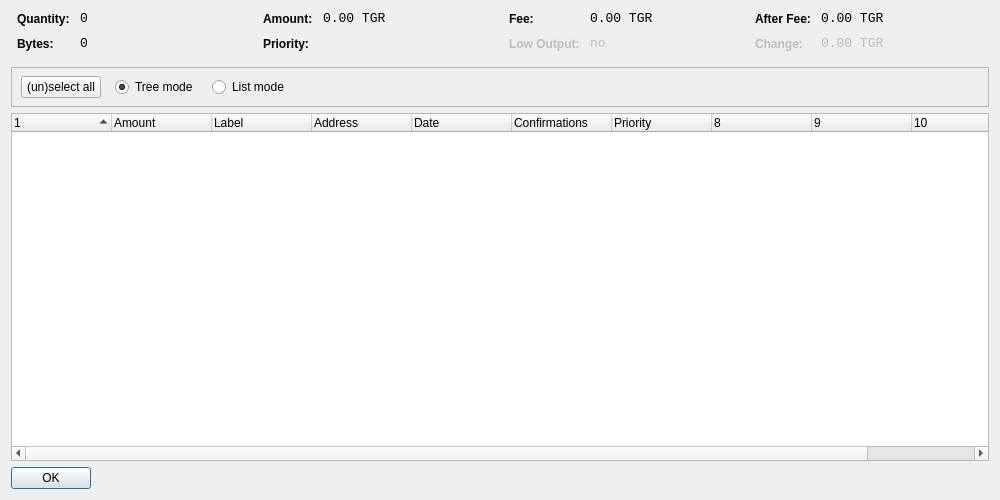
<?xml version="1.0" encoding="UTF-8"?>
<ui version="4.0">
 <class>CoinControlDialog</class>
 <widget class="QDialog" name="CoinControlDialog">
  <property name="geometry">
   <rect>
    <x>0</x>
    <y>0</y>
    <width>1000</width>
    <height>500</height>
   </rect>
  </property>
  <property name="windowTitle">
   <string>Coin Control</string>
  </property>
  <layout class="QVBoxLayout" name="verticalLayout">
   <item>
    <layout class="QHBoxLayout" name="horizontalLayoutTop" stretch="0,0,0,0">
     <property name="topMargin">
      <number>0</number>
     </property>
     <property name="bottomMargin">
      <number>10</number>
     </property>
     <item>
      <layout class="QFormLayout" name="formLayoutCoinControl1">
       <property name="horizontalSpacing">
        <number>10</number>
       </property>
       <property name="verticalSpacing">
        <number>10</number>
       </property>
       <property name="leftMargin">
        <number>6</number>
       </property>
       <property name="rightMargin">
        <number>6</number>
       </property>
       <item row="0" column="0">
        <widget class="QLabel" name="labelCoinControlQuantityText">
         <property name="styleSheet">
          <string notr="true">font-weight:bold;</string>
         </property>
         <property name="text">
          <string>Quantity:</string>
         </property>
        </widget>
       </item>
       <item row="0" column="1">
        <widget class="QLabel" name="labelCoinControlQuantity">
         <property name="font">
          <font>
           <family>Monospace</family>
           <pointsize>10</pointsize>
          </font>
         </property>
         <property name="cursor">
          <cursorShape>IBeamCursor</cursorShape>
         </property>
         <property name="contextMenuPolicy">
          <enum>Qt::ActionsContextMenu</enum>
         </property>
         <property name="text">
          <string notr="true">0</string>
         </property>
         <property name="textInteractionFlags">
          <set>Qt::LinksAccessibleByMouse|Qt::TextSelectableByKeyboard|Qt::TextSelectableByMouse</set>
         </property>
        </widget>
       </item>
       <item row="1" column="0">
        <widget class="QLabel" name="labelCoinControlBytesText">
         <property name="styleSheet">
          <string notr="true">font-weight:bold;</string>
         </property>
         <property name="text">
          <string>Bytes:</string>
         </property>
        </widget>
       </item>
       <item row="1" column="1">
        <widget class="QLabel" name="labelCoinControlBytes">
         <property name="font">
          <font>
           <family>Monospace</family>
           <pointsize>10</pointsize>
          </font>
         </property>
         <property name="cursor">
          <cursorShape>IBeamCursor</cursorShape>
         </property>
         <property name="contextMenuPolicy">
          <enum>Qt::ActionsContextMenu</enum>
         </property>
         <property name="text">
          <string notr="true">0</string>
         </property>
         <property name="textInteractionFlags">
          <set>Qt::LinksAccessibleByMouse|Qt::TextSelectableByKeyboard|Qt::TextSelectableByMouse</set>
         </property>
        </widget>
       </item>
      </layout>
     </item>
     <item>
      <layout class="QFormLayout" name="formLayoutCoinControl2">
       <property name="horizontalSpacing">
        <number>10</number>
       </property>
       <property name="verticalSpacing">
        <number>10</number>
       </property>
       <property name="leftMargin">
        <number>6</number>
       </property>
       <property name="rightMargin">
        <number>6</number>
       </property>
       <item row="0" column="0">
        <widget class="QLabel" name="labelCoinControlAmountText">
         <property name="styleSheet">
          <string notr="true">font-weight:bold;</string>
         </property>
         <property name="text">
          <string>Amount:</string>
         </property>
        </widget>
       </item>
       <item row="0" column="1">
        <widget class="QLabel" name="labelCoinControlAmount">
         <property name="font">
          <font>
           <family>Monospace</family>
           <pointsize>10</pointsize>
          </font>
         </property>
         <property name="cursor">
          <cursorShape>IBeamCursor</cursorShape>
         </property>
         <property name="contextMenuPolicy">
          <enum>Qt::ActionsContextMenu</enum>
         </property>
         <property name="text">
          <string notr="true">0.00 TGR</string>
         </property>
         <property name="textInteractionFlags">
          <set>Qt::LinksAccessibleByMouse|Qt::TextSelectableByKeyboard|Qt::TextSelectableByMouse</set>
         </property>
        </widget>
       </item>
       <item row="1" column="0">
        <widget class="QLabel" name="labelCoinControlPriorityText">
         <property name="styleSheet">
          <string notr="true">font-weight:bold;</string>
         </property>
         <property name="text">
          <string>Priority:</string>
         </property>
        </widget>
       </item>
       <item row="1" column="1">
        <widget class="QLabel" name="labelCoinControlPriority">
         <property name="font">
          <font>
           <family>Monospace</family>
           <pointsize>10</pointsize>
          </font>
         </property>
         <property name="cursor">
          <cursorShape>IBeamCursor</cursorShape>
         </property>
         <property name="contextMenuPolicy">
          <enum>Qt::ActionsContextMenu</enum>
         </property>
         <property name="text">
          <string/>
         </property>
         <property name="textInteractionFlags">
          <set>Qt::LinksAccessibleByMouse|Qt::TextSelectableByKeyboard|Qt::TextSelectableByMouse</set>
         </property>
        </widget>
       </item>
      </layout>
     </item>
     <item>
      <layout class="QFormLayout" name="formLayoutCoinControl3">
       <property name="horizontalSpacing">
        <number>10</number>
       </property>
       <property name="verticalSpacing">
        <number>10</number>
       </property>
       <property name="leftMargin">
        <number>6</number>
       </property>
       <property name="rightMargin">
        <number>6</number>
       </property>
       <item row="0" column="0">
        <widget class="QLabel" name="labelCoinControlFeeText">
         <property name="styleSheet">
          <string notr="true">font-weight:bold;</string>
         </property>
         <property name="text">
          <string>Fee:</string>
         </property>
        </widget>
       </item>
       <item row="0" column="1">
        <widget class="QLabel" name="labelCoinControlFee">
         <property name="font">
          <font>
           <family>Monospace</family>
           <pointsize>10</pointsize>
          </font>
         </property>
         <property name="cursor">
          <cursorShape>IBeamCursor</cursorShape>
         </property>
         <property name="contextMenuPolicy">
          <enum>Qt::ActionsContextMenu</enum>
         </property>
         <property name="text">
          <string notr="true">0.00 TGR</string>
         </property>
         <property name="textInteractionFlags">
          <set>Qt::LinksAccessibleByMouse|Qt::TextSelectableByKeyboard|Qt::TextSelectableByMouse</set>
         </property>
        </widget>
       </item>
       <item row="1" column="0">
        <widget class="QLabel" name="labelCoinControlLowOutputText">
         <property name="enabled">
          <bool>false</bool>
         </property>
         <property name="styleSheet">
          <string notr="true">font-weight:bold;</string>
         </property>
         <property name="text">
          <string>Low Output:</string>
         </property>
        </widget>
       </item>
       <item row="1" column="1">
        <widget class="QLabel" name="labelCoinControlLowOutput">
         <property name="enabled">
          <bool>false</bool>
         </property>
         <property name="font">
          <font>
           <family>Monospace</family>
           <pointsize>10</pointsize>
          </font>
         </property>
         <property name="cursor">
          <cursorShape>IBeamCursor</cursorShape>
         </property>
         <property name="contextMenuPolicy">
          <enum>Qt::ActionsContextMenu</enum>
         </property>
         <property name="text">
          <string notr="true">no</string>
         </property>
         <property name="textInteractionFlags">
          <set>Qt::LinksAccessibleByMouse|Qt::TextSelectableByKeyboard|Qt::TextSelectableByMouse</set>
         </property>
        </widget>
       </item>
      </layout>
     </item>
     <item>
      <layout class="QFormLayout" name="formLayoutCoinControl4">
       <property name="horizontalSpacing">
        <number>10</number>
       </property>
       <property name="verticalSpacing">
        <number>10</number>
       </property>
       <property name="leftMargin">
        <number>6</number>
       </property>
       <property name="rightMargin">
        <number>6</number>
       </property>
       <item row="0" column="0">
        <widget class="QLabel" name="labelCoinControlAfterFeeText">
         <property name="styleSheet">
          <string notr="true">font-weight:bold;</string>
         </property>
         <property name="text">
          <string>After Fee:</string>
         </property>
        </widget>
       </item>
       <item row="0" column="1">
        <widget class="QLabel" name="labelCoinControlAfterFee">
         <property name="font">
          <font>
           <family>Monospace</family>
           <pointsize>10</pointsize>
          </font>
         </property>
         <property name="cursor">
          <cursorShape>IBeamCursor</cursorShape>
         </property>
         <property name="contextMenuPolicy">
          <enum>Qt::ActionsContextMenu</enum>
         </property>
         <property name="text">
          <string notr="true">0.00 TGR</string>
         </property>
         <property name="textInteractionFlags">
          <set>Qt::LinksAccessibleByMouse|Qt::TextSelectableByKeyboard|Qt::TextSelectableByMouse</set>
         </property>
        </widget>
       </item>
       <item row="1" column="0">
        <widget class="QLabel" name="labelCoinControlChangeText">
         <property name="enabled">
          <bool>false</bool>
         </property>
         <property name="styleSheet">
          <string notr="true">font-weight:bold;</string>
         </property>
         <property name="text">
          <string>Change:</string>
         </property>
        </widget>
       </item>
       <item row="1" column="1">
        <widget class="QLabel" name="labelCoinControlChange">
         <property name="enabled">
          <bool>false</bool>
         </property>
         <property name="font">
          <font>
           <family>Monospace</family>
           <pointsize>10</pointsize>
          </font>
         </property>
         <property name="cursor">
          <cursorShape>IBeamCursor</cursorShape>
         </property>
         <property name="contextMenuPolicy">
          <enum>Qt::ActionsContextMenu</enum>
         </property>
         <property name="text">
          <string notr="true">0.00 TGR</string>
         </property>
         <property name="textInteractionFlags">
          <set>Qt::LinksAccessibleByMouse|Qt::TextSelectableByKeyboard|Qt::TextSelectableByMouse</set>
         </property>
        </widget>
       </item>
      </layout>
     </item>
    </layout>
   </item>
   <item>
    <widget class="QFrame" name="frame">
     <property name="minimumSize">
      <size>
       <width>0</width>
       <height>40</height>
      </size>
     </property>
     <property name="frameShape">
      <enum>QFrame::StyledPanel</enum>
     </property>
     <property name="frameShadow">
      <enum>QFrame::Sunken</enum>
     </property>
     <widget class="QWidget" name="horizontalLayoutWidget">
      <property name="geometry">
       <rect>
        <x>10</x>
        <y>0</y>
        <width>781</width>
        <height>41</height>
       </rect>
      </property>
      <layout class="QHBoxLayout" name="horizontalLayoutPanel" stretch="0,0,0,0">
       <property name="spacing">
        <number>14</number>
       </property>
       <item>
        <widget class="QPushButton" name="pushButtonSelectAll">
         <property name="sizePolicy">
          <sizepolicy hsizetype="Maximum" vsizetype="Fixed">
           <horstretch>0</horstretch>
           <verstretch>0</verstretch>
          </sizepolicy>
         </property>
         <property name="text">
          <string>(un)select all</string>
         </property>
        </widget>
       </item>
       <item>
        <widget class="QRadioButton" name="radioTreeMode">
         <property name="sizePolicy">
          <sizepolicy hsizetype="Maximum" vsizetype="Fixed">
           <horstretch>0</horstretch>
           <verstretch>0</verstretch>
          </sizepolicy>
         </property>
         <property name="text">
          <string>Tree mode</string>
         </property>
         <property name="checked">
          <bool>true</bool>
         </property>
        </widget>
       </item>
       <item>
        <widget class="QRadioButton" name="radioListMode">
         <property name="sizePolicy">
          <sizepolicy hsizetype="Maximum" vsizetype="Fixed">
           <horstretch>0</horstretch>
           <verstretch>0</verstretch>
          </sizepolicy>
         </property>
         <property name="text">
          <string>List mode</string>
         </property>
        </widget>
       </item>
       <item>
        <spacer name="horizontalSpacer">
         <property name="orientation">
          <enum>Qt::Horizontal</enum>
         </property>
         <property name="sizeHint" stdset="0">
          <size>
           <width>40</width>
           <height>20</height>
          </size>
         </property>
        </spacer>
       </item>
      </layout>
     </widget>
    </widget>
   </item>
   <item>
    <widget class="CoinControlTreeWidget" name="treeWidget">
     <property name="contextMenuPolicy">
      <enum>Qt::CustomContextMenu</enum>
     </property>
     <property name="sortingEnabled">
      <bool>false</bool>
     </property>
     <property name="columnCount">
      <number>11</number>
     </property>
     <attribute name="headerShowSortIndicator" stdset="0">
      <bool>true</bool>
     </attribute>
     <attribute name="headerStretchLastSection">
      <bool>false</bool>
     </attribute>
     <column>
      <property name="text">
       <string/>
      </property>
     </column>
     <column>
      <property name="text">
       <string>Amount</string>
      </property>
     </column>
     <column>
      <property name="text">
       <string>Label</string>
      </property>
     </column>
     <column>
      <property name="text">
       <string>Address</string>
      </property>
     </column>
     <column>
      <property name="text">
       <string>Date</string>
      </property>
     </column>
     <column>
      <property name="text">
       <string>Confirmations</string>
      </property>
      <property name="toolTip">
       <string>Confirmed</string>
      </property>
     </column>
     <column>
      <property name="text">
       <string>Priority</string>
      </property>
     </column>
     <column>
      <property name="text">
       <string/>
      </property>
     </column>
     <column>
      <property name="text">
       <string/>
      </property>
     </column>
     <column>
      <property name="text">
       <string/>
      </property>
     </column>
     <column>
      <property name="text">
       <string/>
      </property>
     </column>
    </widget>
   </item>
   <item>
    <widget class="QDialogButtonBox" name="buttonBox">
     <property name="sizePolicy">
      <sizepolicy hsizetype="Maximum" vsizetype="Fixed">
       <horstretch>0</horstretch>
       <verstretch>0</verstretch>
      </sizepolicy>
     </property>
     <property name="orientation">
      <enum>Qt::Horizontal</enum>
     </property>
     <property name="standardButtons">
      <set>QDialogButtonBox::Ok</set>
     </property>
    </widget>
   </item>
  </layout>
 </widget>
 <customwidgets>
  <customwidget>
   <class>CoinControlTreeWidget</class>
   <extends>QTreeWidget</extends>
   <header>coincontroltreewidget.h</header>
  </customwidget>
 </customwidgets>
 <resources/>
 <connections/>
</ui>
